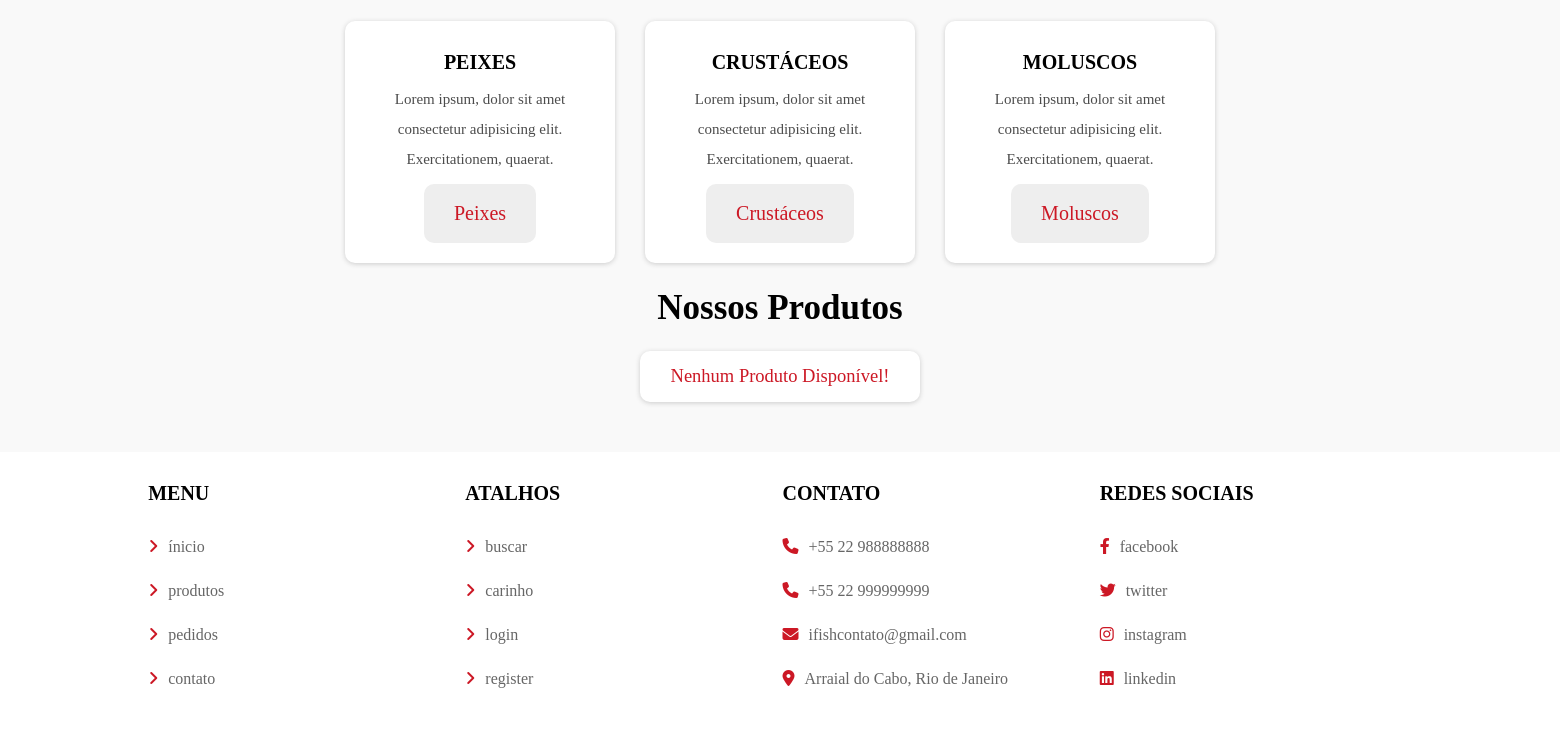
/ (lower part), run on an earlier commit of the app's database.
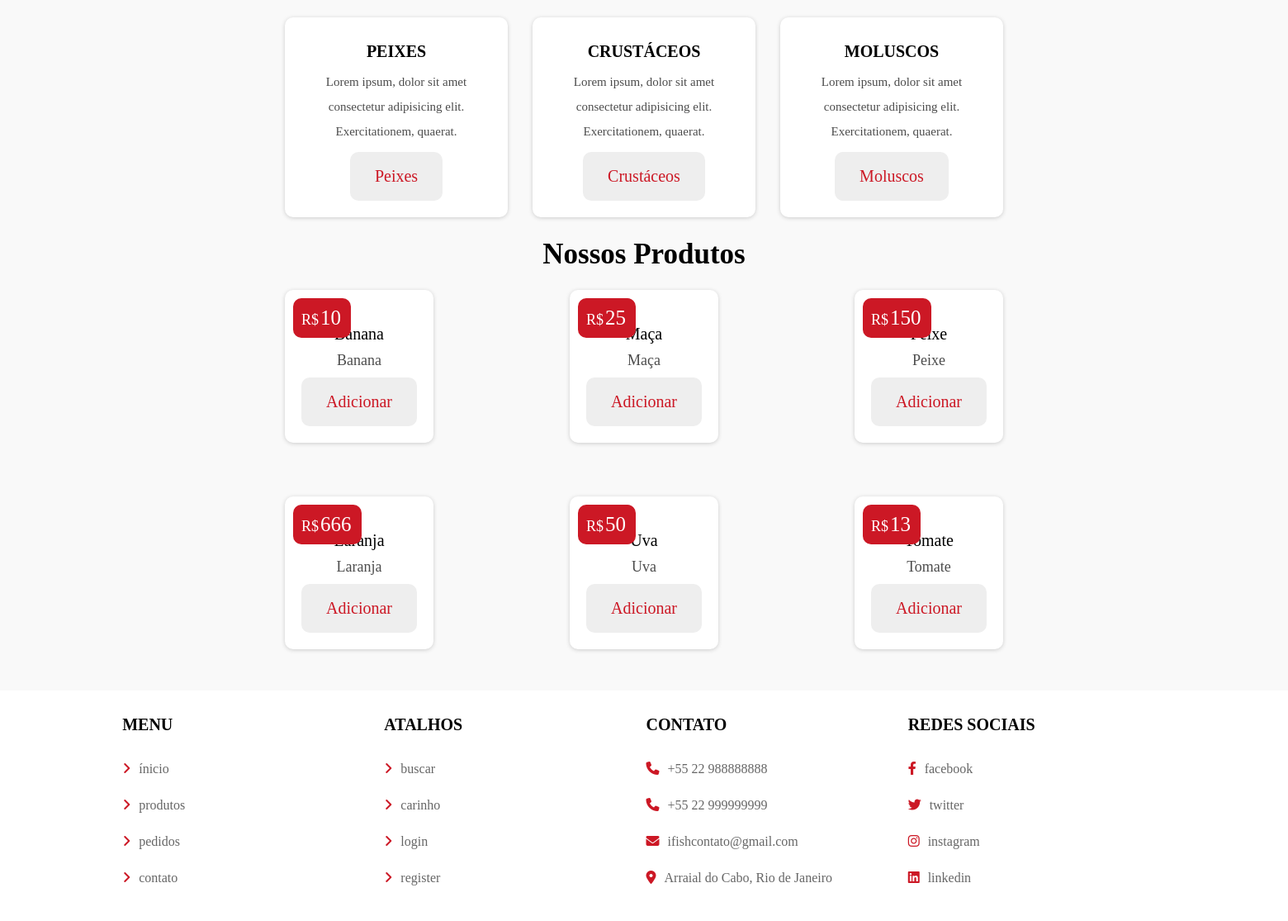
And on a later commit of the database.
### tables this page shows
CREATE TABLE `produto` (
  `id` int(100) NOT NULL,
  `nome` varchar(100) NOT NULL,
  `categoria` varchar(20) NOT NULL,
  `detalhe` varchar(500) NOT NULL,
  `preco` int(100) NOT NULL,
  `image` varchar(100) NOT NULL
);

### index.php (the view, shortened to what this page needs)
<!DOCTYPE html>
<html lang="pt-BR">
<head>
    <link rel="stylesheet" href="css/index.css">
    <link rel="stylesheet" href="css/header.css">
    <link rel="stylesheet" href="css/footer.css">
    <link rel="stylesheet" href="https://cdnjs.cloudflare.com/ajax/libs/font-awesome/6.2.0/css/all.min.css" />
</head>
<body class="body">
    <?php include 'header.php'; ?>
    <section class="home-category">
        <div class="box-container">
            <div class="box">
                <h3>peixes</h3>
                <p>Lorem ipsum, dolor sit amet consectetur adipisicing elit. Exercitationem, quaerat.</p>
                <a href="categoria.php?categoria=peixes" class="btn">peixes</a>
            </div>
            <div class="box">
                <h3>crustáceos</h3>
                <p>Lorem ipsum, dolor sit amet consectetur adipisicing elit. Exercitationem, quaerat.</p>
                <a href="categoria.php?categoria=crustáceos" class="btn">crustáceos</a>
            </div>
            <div class="box">
                <h3>moluscos</h3>
                <p>Lorem ipsum, dolor sit amet consectetur adipisicing elit. Exercitationem, quaerat.</p>
                <a href="categoria.php?categoria=moluscos" class="btn">moluscos</a>
            </div>
        </div>
    </section>
    <section class="produtos">
        <h1 class="titulo">nossos produtos</h1>
        <div class="box-container">
            <?php
            $select_products = $conn->prepare("SELECT * FROM `produto`");
            $select_products->execute();
            if ($select_products->rowCount() > 0) {
                while ($fetch_products = $select_products->fetch(PDO::FETCH_ASSOC)) {
            ?>
                    <div class="card-produtos">
                        <form action="" class="box" method="POST">
                            <div class="preco">R$<span><?= $fetch_products['preco']; ?></span></div>
                            <div class="nome"><?= $fetch_products['nome']; ?></div>
                            <div class="detalhes"><?= $fetch_products['detalhe']; ?></div>
                            <input type="submit" value="Adicionar" class="btn" name="adicionar_carrinho">
                        </form>
                    </div>
            <?php
                }
            } else {
                echo '<p class="empty-produtos">nenhum produto disponível!</p>';
            }
            ?>
        </div>
    </section>
    <?php include 'footer.php'; ?>
</body>
</html>

What changed in the data, as far as the page shows it:
added produto: preco "10", nome "Banana", detalhe "Banana"
added produto: preco "25", nome "Maça", detalhe "Maça"
added produto: preco "150", detalhe "Peixe"
added produto: preco "666", detalhe "Laranja"
added produto: preco "50", nome "Uva", detalhe "Uva"
added produto: preco "13", nome "Tomate", detalhe "Tomate"
Also different on the page:
text no longer shown: "Nenhum Produto Disponível!"
